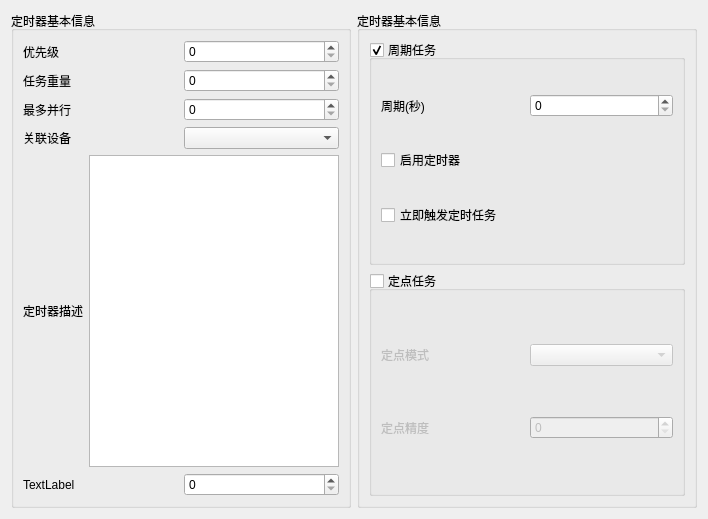
<?xml version="1.0" encoding="UTF-8"?>
<ui version="4.0">
 <class>Form</class>
 <widget class="QWidget" name="Form">
  <property name="geometry">
   <rect>
    <x>0</x>
    <y>0</y>
    <width>708</width>
    <height>519</height>
   </rect>
  </property>
  <property name="windowTitle">
   <string>Form</string>
  </property>
  <layout class="QHBoxLayout" name="horizontalLayout_8" stretch="1,1">
   <item>
    <widget class="QGroupBox" name="groupBox_2">
     <property name="title">
      <string>定时器基本信息</string>
     </property>
     <layout class="QVBoxLayout" name="verticalLayout_4">
      <item>
       <layout class="QHBoxLayout" name="horizontalLayout_2">
        <item>
         <widget class="QLabel" name="label_6">
          <property name="text">
           <string>优先级</string>
          </property>
         </widget>
        </item>
        <item>
         <widget class="QSpinBox" name="spinBox_4"/>
        </item>
       </layout>
      </item>
      <item>
       <layout class="QHBoxLayout" name="horizontalLayout_4">
        <item>
         <widget class="QLabel" name="label_8">
          <property name="text">
           <string>任务重量</string>
          </property>
         </widget>
        </item>
        <item>
         <widget class="QSpinBox" name="spinBox_6"/>
        </item>
       </layout>
      </item>
      <item>
       <layout class="QHBoxLayout" name="horizontalLayout_5">
        <item>
         <widget class="QLabel" name="label_15">
          <property name="text">
           <string>最多并行</string>
          </property>
         </widget>
        </item>
        <item>
         <widget class="QSpinBox" name="spinBox_10"/>
        </item>
       </layout>
      </item>
      <item>
       <layout class="QHBoxLayout" name="horizontalLayout_6">
        <item>
         <widget class="QLabel" name="label_9">
          <property name="text">
           <string>关联设备</string>
          </property>
         </widget>
        </item>
        <item>
         <widget class="QComboBox" name="comboBox_2"/>
        </item>
       </layout>
      </item>
      <item>
       <layout class="QHBoxLayout" name="horizontalLayout_7">
        <item>
         <widget class="QLabel" name="label_10">
          <property name="text">
           <string>定时器描述</string>
          </property>
         </widget>
        </item>
        <item>
         <widget class="QTextEdit" name="textEdit_2"/>
        </item>
       </layout>
      </item>
      <item>
       <layout class="QHBoxLayout" name="horizontalLayout_3">
        <item>
         <widget class="QLabel" name="label_7">
          <property name="text">
           <string>TextLabel</string>
          </property>
         </widget>
        </item>
        <item>
         <widget class="QSpinBox" name="spinBox_5"/>
        </item>
       </layout>
      </item>
     </layout>
    </widget>
   </item>
   <item>
    <widget class="QGroupBox" name="groupBox_3">
     <property name="title">
      <string>定时器基本信息</string>
     </property>
     <layout class="QVBoxLayout" name="verticalLayout_3">
      <item>
       <widget class="QGroupBox" name="groupBox_4">
        <property name="title">
         <string>周期任务</string>
        </property>
        <property name="flat">
         <bool>false</bool>
        </property>
        <property name="checkable">
         <bool>true</bool>
        </property>
        <layout class="QVBoxLayout" name="verticalLayout" stretch="0,0,0">
         <item>
          <layout class="QHBoxLayout" name="horizontalLayout">
           <item>
            <widget class="QLabel" name="label_11">
             <property name="text">
              <string>周期(秒)</string>
             </property>
            </widget>
           </item>
           <item>
            <widget class="QSpinBox" name="spinBox_7"/>
           </item>
          </layout>
         </item>
         <item>
          <widget class="QCheckBox" name="checkBox">
           <property name="text">
            <string>启用定时器</string>
           </property>
          </widget>
         </item>
         <item>
          <widget class="QCheckBox" name="checkBox_2">
           <property name="text">
            <string>立即触发定时任务</string>
           </property>
          </widget>
         </item>
        </layout>
       </widget>
      </item>
      <item>
       <widget class="QGroupBox" name="groupBox_5">
        <property name="title">
         <string>定点任务</string>
        </property>
        <property name="checkable">
         <bool>true</bool>
        </property>
        <property name="checked">
         <bool>false</bool>
        </property>
        <layout class="QVBoxLayout" name="verticalLayout_2">
         <item>
          <layout class="QHBoxLayout" name="horizontalLayout_9">
           <item>
            <widget class="QLabel" name="label_13">
             <property name="text">
              <string>定点模式</string>
             </property>
            </widget>
           </item>
           <item>
            <widget class="QComboBox" name="comboBox_3"/>
           </item>
          </layout>
         </item>
         <item>
          <layout class="QHBoxLayout" name="horizontalLayout_10">
           <item>
            <widget class="QLabel" name="label_14">
             <property name="text">
              <string>定点精度</string>
             </property>
            </widget>
           </item>
           <item>
            <widget class="QSpinBox" name="spinBox_9"/>
           </item>
          </layout>
         </item>
        </layout>
       </widget>
      </item>
     </layout>
    </widget>
   </item>
  </layout>
 </widget>
 <resources/>
 <connections/>
</ui>
